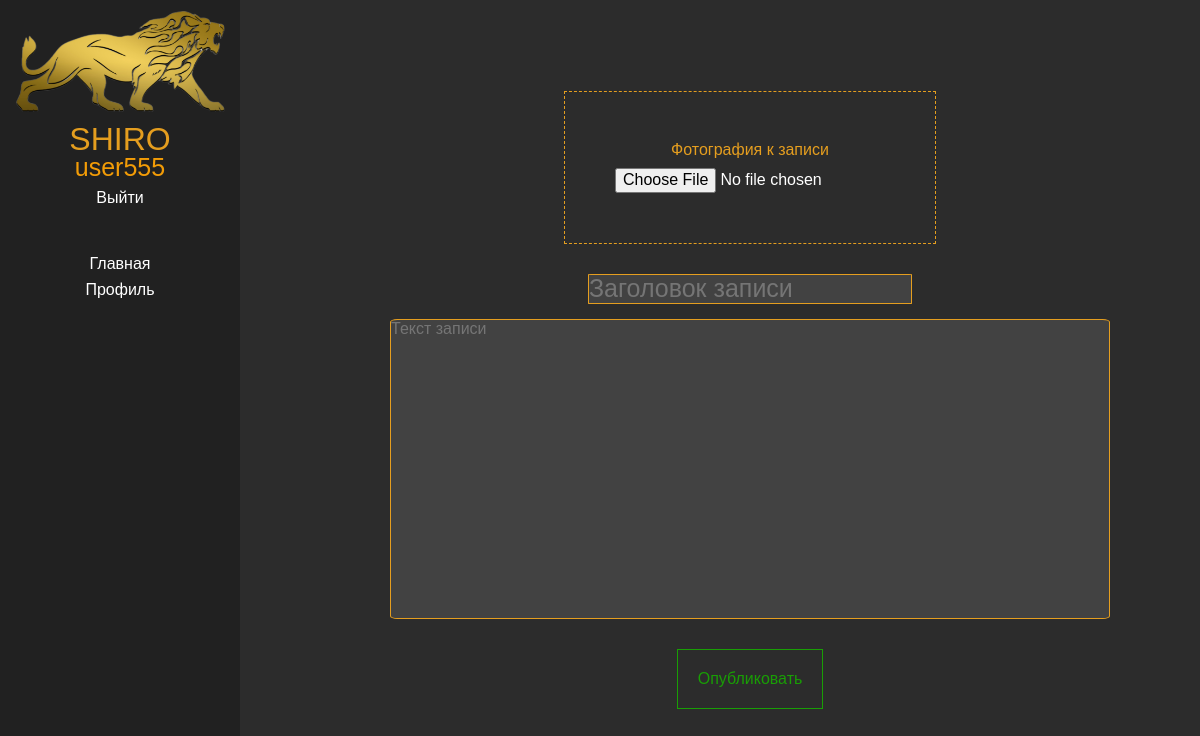
The page /article/add_article (signed in) on the database as committed earlier.
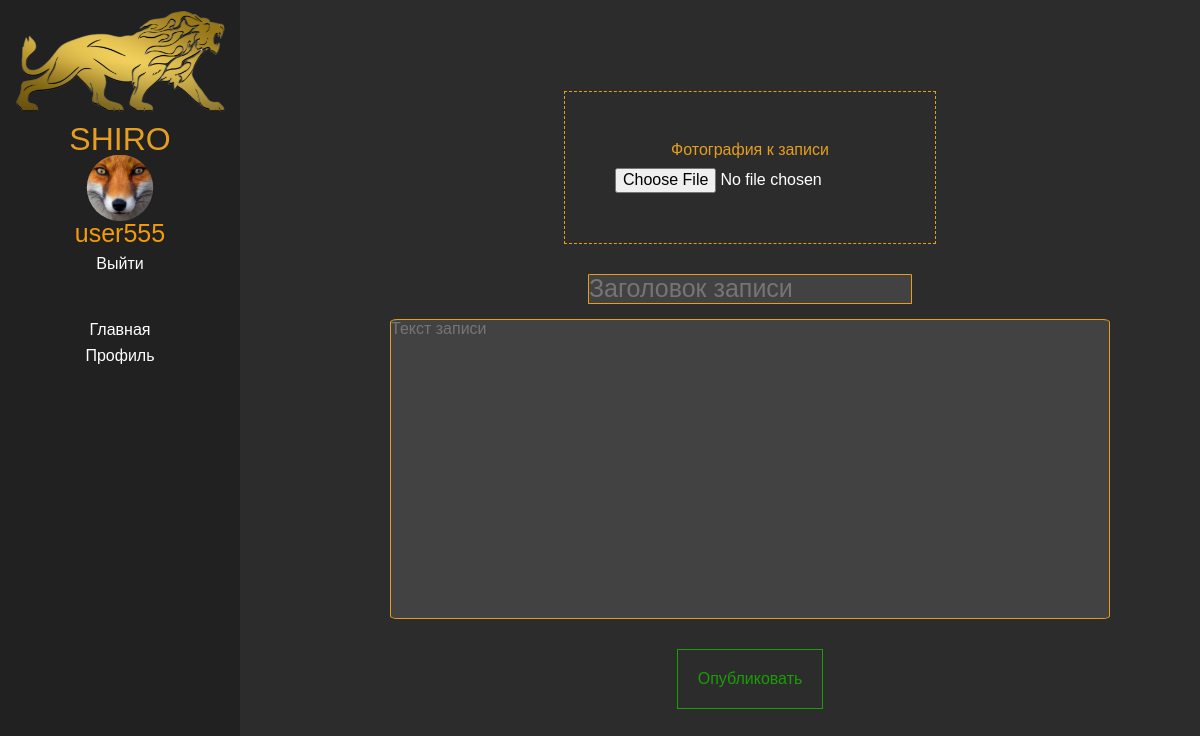
The same page on the database as committed later.
### users/models.py (models this page shows)
class User(AbstractUser):
    score_likes = models.IntegerField(default=0,blank=True)
    score_publications = models.IntegerField(default=0,blank=True)
    photo = models.ImageField(null=True,blank=True,upload_to="users/avatars")

### articles/views.py (the view)
# urls.py: path("add_article",views.article_add,name="add_article")
def article_add(request):
    if "public_article" in request.POST:
        form = ArticleForm(request.POST,request.FILES)
        if form.is_valid():
            instance = form.save(commit=False)
            instance.author = request.user
            instance = form.save()
            article_id = instance.id
            return redirect('article',article_id)
    else:
        form = ArticleForm()
    data = {'form':form}
    return render(request,"articles/article_add.html",data)

### articles/forms.py
class ArticleForm(forms.ModelForm):
    pic = forms.ImageField(required=False)
    title = forms.CharField(widget=forms.TextInput(attrs={
        'class': 'input-title-artice',
        'placeholder': 'Заголовок записи'
    }))
    text = forms.CharField(widget=forms.Textarea(attrs={
        'class':'input-text-article',
        'placeholder':'Текст записи'
    }))
    class Meta:
        model = Article
        fields = ["pic","title","text","author"]

### articles/templates/articles/article_add.html (shortened to what this page needs)
{% extends 'main/home.html' %}
{% block content_in_main %}
    <div class="article-add-block">
        <form method="post" enctype="multipart/form-data">
            <div class="container-input-image">
                <span>Фотография к записи</span>
                {{form.pic}}
            </div>
            {{form.title}}
            {{form.text}}
            <input type="submit" value="Опубликовать" name="public_article" class="add-article-button">
        </form>
    </div>
{% endblock %}

### main/templates/main/home.html (shortened to what this page needs)
{% extends 'main/index.html' %}
{% load static %}
{% block content %}
<div class="home__content">
    <aside class="aside__content">
        <div class="logo__aside">
            <img src="{% static 'users/img/logo.png'%}" alt="" id="logo_lion_aside">
            <h3 class="logo_title_aside">SHIRO</h3>
            {% if user.is_authenticated %}
                {% if user.photo %}
                    <img src="{{ user.photo.url }}" class="avatar-user" alt="">
                {% else %}
                    <img src="{% static 'main/img/default.png' %}" class="avatar-user" alt="">
                {% endif %}
                <span class="number_one_in_the_world">{{ user.username }}</span>
                <a href="{% url 'logout' %}" class="link-logout-in">Выйти</a>
            {% else %}
                <a href="{% url 'login' %}" class="link-logout-in">Войти</a>
            {% endif %}
        </div>
        <nav class="aside__nav">
            <li class="aside-nav__item"><a href="{% url 'home' %}" class="link-profile-home">Главная</a></li>
            <li class="aside-nav__item"><a href="{% url 'profile' %}" class="link-profile-home">Профиль</a></li>
        </nav>
    </aside>
    <main class="main__content">{% block content_in_main %}{% endblock %}</main>
</div>
{% endblock %}

Rows that differ between the two databases and show on the page:
changed User "user555": photo: picture added
